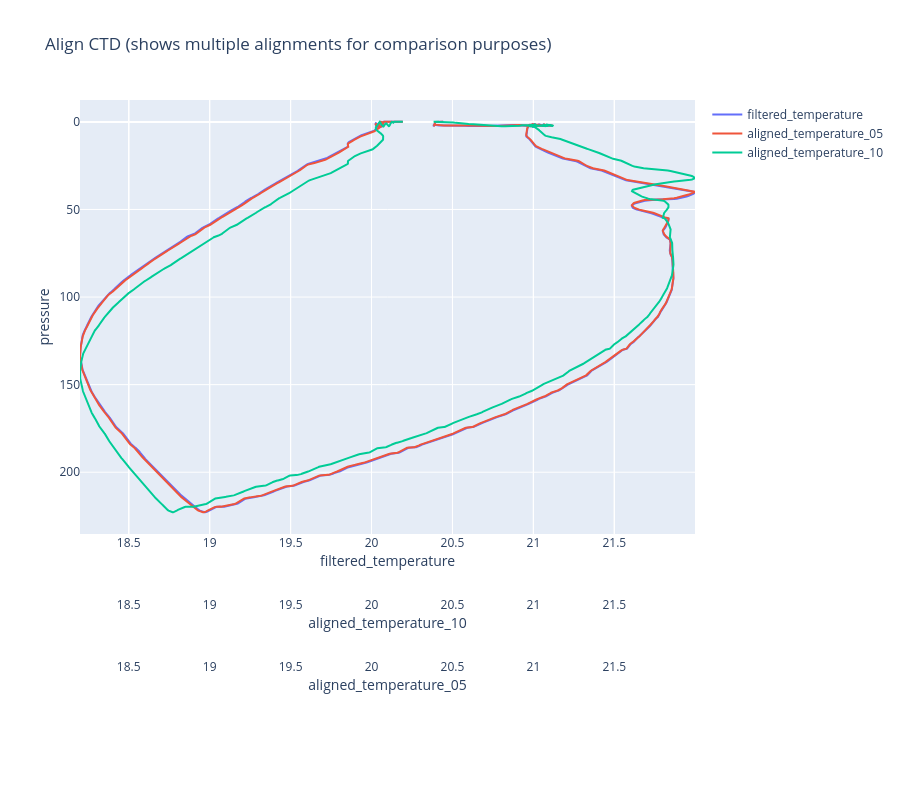

This figure's notebook cell:
### Markdown cell above
## [Align CTD](#proc-list)
This section shows how the Align CTD function aligns parameter data in time, relative to pressure, so that the calculated salinity, dissolved oxygen concentration, and other parameters are made with measurements from the same parcel of water. Typically, Align CTD is used to align temperature, conductivity, and oxygen measurements relative to pressure.  

There are three principal causes of misalignment of CTD measurements:
- physical misalignment of the sensors in depth
- inherent time delay (time constants) of the sensor responses
- water transit time delay in the pumped plumbing line - the time it takes the parcel of water to go through the plumbing to each sensor (or, for free-flushing sensors, the related flushing delay, which depends on profiling speed)  

When measurements are correctly aligned, salinity spikes (and density) errors are minimized, and oxygen data agrees with the correct pressure (e.g., temperature vs. oxygen plots agree between down and up profiles).  

### Conductivity and Temperature

Temperature and conductivity are often misaligned with respect to pressure. It can help to move the temperature and conductivity relative to pressure.  

The best diagnostic of correct alignment is the removal of salinity spikes that align with very sharp temperature steps. To determine the best alignment, make a plot of 10 meters of temperature and salinity data at a depth that contains a very sharp temperature step. For the downcast, when temperature and salinity decrease with increased pressure:  
- A negative salinity spike at the conductivity step means that conductivity leads temperature (conductivity sensor sees step before temperature sensor does). Move conductivity relative to temperature a negative number of seconds.  
- If the salinity spike is positive, move conductivity relative to temperature a positive number of seconds.  

The best alignment of conductivity and temperature occurs when the salinity spikes are minimized. It may be necessary to try different intervals to find the best alignment.  

#### Typical Temperature Alignment
The SBE 19, 19plus, and 19plus V2 use a temperature sensor with a 0.5 second response time, which is slower than the conductivity sensor.

| Instrument          | Advance of temperature relative to pressure |
|---------------------|---------------------------------------------|
| 19plus or 19plus V2 | +0.5 seconds                                |

#### Typical Conductivity Alignment
For an SBE 19plus or 19plus V2 with a standard 2000-rpm pump, do not move conductivity.  
However, if temperature is moved relative to pressure and you do not want to change the relative timing of temperature and conductivity, you must add the same interval to conductivity.  

### Oxygen
Oxygen data is also systematically delayed with respect to pressure. The two primary causes are the long time constant of the oxygen sensor (for the SBE 43, ranging from 2 seconds at 25 ºC to approximately 5 seconds at 0 ºC) and an additional delay from the transit time of water in the pumped plumbing line. As with temperature and conductivity, you can move oxygen data relative to pressure to adjust for this delay.  

| Instrument          | Advance of oxygen relative to pressure |
|---------------------|----------------------------------------|
| 19plus or 19plus V2 | +3 to +7 seconds                       |

### Code cell
aligned_temperature_05 = sp.align_ctd(
    x=ds["filtered_temperature"].values, offset=0.5, sample_interval=0.25
)
aligned_temperature_10 = sp.align_ctd(
    x=ds["filtered_temperature"].values, offset=10, sample_interval=0.25
)
ds["aligned_temperature_05"] = ("scan", aligned_temperature_05)
ds["aligned_temperature_10"] = ("scan", aligned_temperature_10)

plot(
    dataset=ds,
    title="Align CTD (shows multiple alignments for comparison purposes)",
    x_names=["filtered_temperature", "aligned_temperature_05", "aligned_temperature_10"],
    x_bounds={},
)

### Figure 1 — Plotly figure (JSON) as saved in the notebook; plotly's stock layout.template omitted (floating-point values rounded to 4 significant figures; data arrays with more than 128 entries replaced by an {"elided": "..."} marker saying what was removed)
{"data": [{"name": "filtered_temperature", "type": "scatter", "x": {"elided": "3069 float values"}, "xaxis": "x", "y": {"elided": "3069 float values"}}, {"name": "aligned_temperature_05", "type": "scatter", "x": {"elided": "3069 float values"}, "xaxis": "x2", "y": {"elided": "3069 float values"}}, {"name": "aligned_temperature_10", "type": "scatter", "x": {"elided": "3069 float values"}, "xaxis": "x3", "y": {"elided": "3069 float values"}}], "layout": {"height": 800, "title": {"text": "Align CTD (shows multiple alignments for comparison purposes)"}, "xaxis": {"domain": [0, 1], "title": {"standoff": 5, "text": "filtered_temperature"}}, "xaxis2": {"overlaying": "x", "position": 0.1, "title": {"standoff": 5, "text": "aligned_temperature_05"}}, "xaxis3": {"overlaying": "x", "position": 0.2, "title": {"standoff": 5, "text": "aligned_temperature_10"}}, "xaxis4": {"overlaying": "x", "position": 0.3, "title": {"standoff": 5, "text": ""}}, "yaxis": {"autorange": "reversed", "domain": [0.3, 1], "position": 0, "title": {"standoff": 5, "text": "pressure"}}, "yaxis2": {"overlaying": "y", "position": 0.1, "title": {"standoff": 5, "text": ""}}, "yaxis3": {"overlaying": "y", "position": 0.2, "title": {"standoff": 5, "text": ""}}, "yaxis4": {"overlaying": "y", "position": 0.3, "title": {"standoff": 5, "text": ""}}}}
